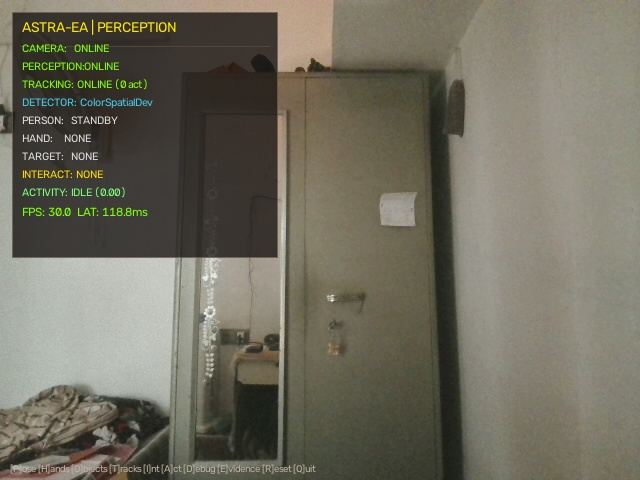
#> input picture verification/evidence/EVID-OPS-001-HUD.png, 640 x 480 px
$ python -i faults.py   (imports and definitions only)
#> lines starting #> are read from the running program, lines starting #| are printed output that depends on the picture; after the words box and inside, x2 and y2 are one past the last pixel; in counts of white or black regions, pixels touching at a corner belong together
#> further down, picture is the input picture: shape (480, 640, 3); mean B, G, R 94.8, 108.9, 112
"""Modular Fault Injection Operators for ASTRA-EA Simulation.

Implements parameterized optical, environmental, sensor, and behavioral
degradation transforms applied to video frames and pipeline states.
"""

from __future__ import annotations

import random
import time
from typing import Any, Dict, List, Optional, Tuple

import cv2
import numpy as np


class FaultInjectors:
    """Library of deterministic and stochastic fault injection transforms."""

    # [89 lines left out: functions apply_low_light, apply_glare, apply_occlusion, apply_lens_smudge, apply_noise, apply_motion_blur and 1 more, not called in this run]

    @staticmethod
    def apply_wrong_object_swap(img: np.ndarray, intensity: float = 1.0) -> np.ndarray:
        """
        Photometrically swap Red Specimen colors to Yellow.
        Simulates astronaut presenting or interacting with the wrong specimen box.
        """
#> called with intensity = 1
        hsv = cv2.cvtColor(img, cv2.COLOR_BGR2HSV)
#> hsv: shape (480, 640, 3); mean H, S, V 26.3, 46.3, 113.3

        # Red mask in HSV
        lower_red1 = np.array([0, 100, 70])
        upper_red1 = np.array([10, 255, 255])
        lower_red2 = np.array([170, 100, 70])
        upper_red2 = np.array([180, 255, 255])
        mask1 = cv2.inRange(hsv, lower_red1, upper_red1)
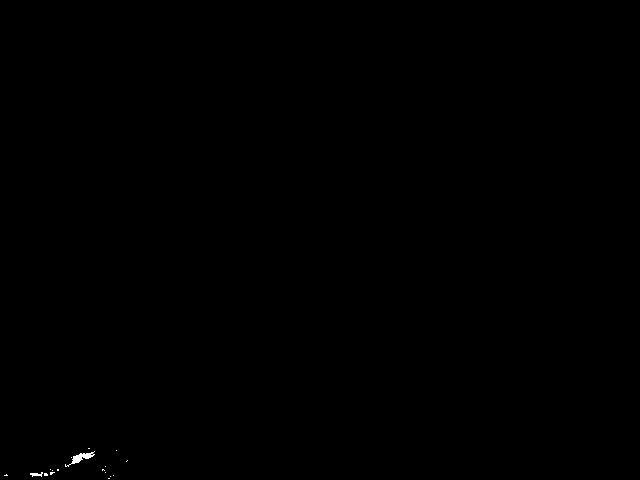
#> mask1: shape (480, 640); 0.07% white; 18 white regions (16 under 20 px), largest, box (x1, y1, x2, y2) and area: (65, 451, 95, 467) 144, (30, 472, 43, 477) 36
        mask2 = cv2.inRange(hsv, lower_red2, upper_red2)
#> mask2: shape (480, 640); every value is 0
        red_mask = cv2.bitwise_or(mask1, mask2)

        # Shift hue to Yellow (approx Hue 25-30)
        hsv_mod = hsv.copy()
        hsv_mod[:, :, 0][red_mask > 0] = 28
#> hsv_mod: shape (480, 640, 3); mean H, S, V 26.3, 46.3, 113.3
        hsv_mod[:, :, 1][red_mask > 0] = 230
#> hsv_mod: shape (480, 640, 3); mean H, S, V 26.3, 46.4, 113.3

        return cv2.cvtColor(hsv_mod, cv2.COLOR_HSV2BGR)

    # [6 lines left out: function apply_latency_spike, not called in this run]

>>> import cv2
>>> picture = cv2.imread('../../verification/evidence/EVID-OPS-001-HUD.png')
>>> result = FaultInjectors().apply_wrong_object_swap(picture)
